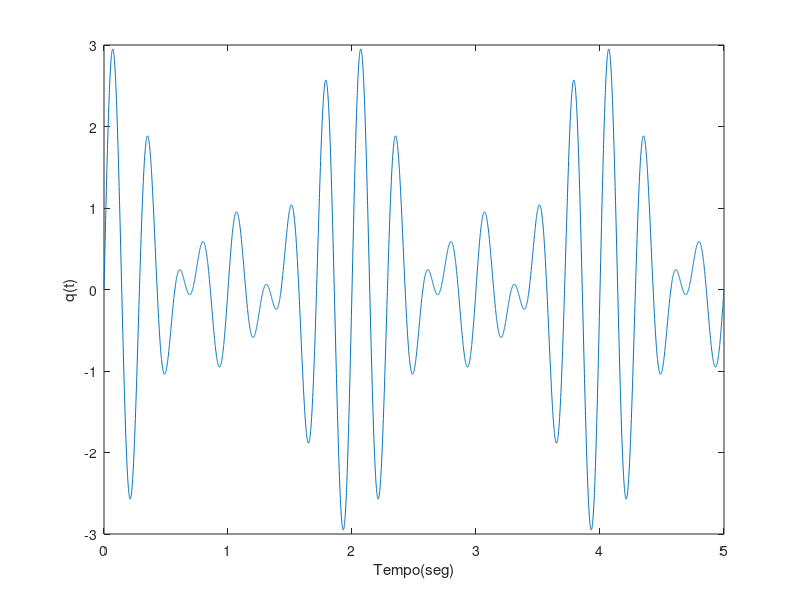

The MATLAB script that drew this image: (Note: this script raises an error after producing the figure.)
Ts = 0.001;
t = [0 : Ts : 5];

q = sin(6 * pi * t) + sin(7 * pi * t) + sin(8 * pi * t);

plot(t, q);
xlabel('Tempo(seg)');
ylabel('q(t)');

potencia(x, Ts, 2)